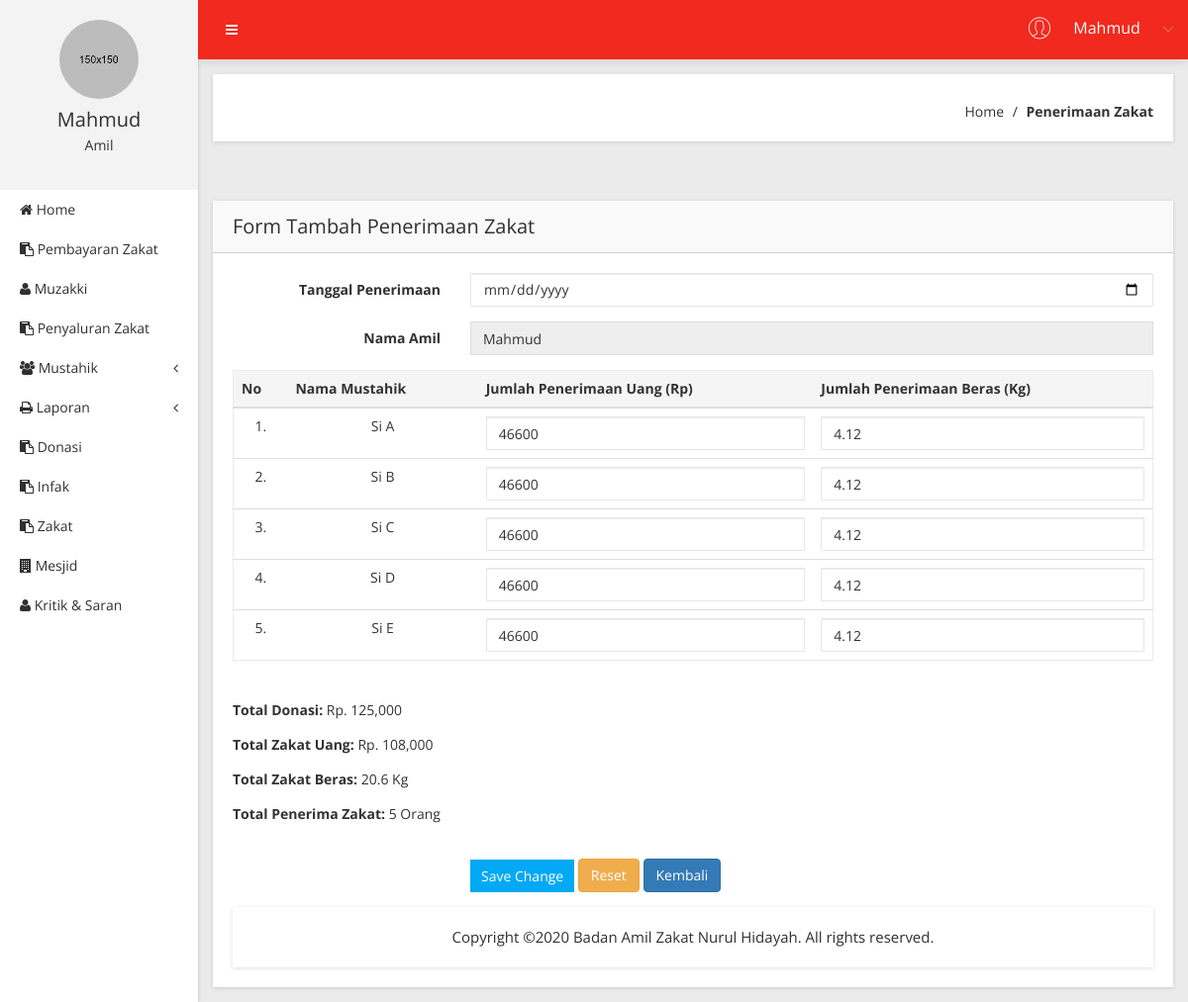
Page /Penerimaan/tambah (signed in) on the committed database.
### tables this page shows
CREATE TABLE IF NOT EXISTS `t_penerima` (
`id_penerima` int(11) NOT NULL,
  `nama_penerima` varchar(30) NOT NULL,
  `kategori` varchar(20) NOT NULL,
  `alamat_penerima` varchar(30) NOT NULL,
  `status` varchar(1) NOT NULL
);

### app/core/controller.php (called while the page is built, shortened)
<?php
class controller {
	public function view($view, $data = [])
	{
		require_once 'app/views/' . $view .'.php';
	}
	public function model ($model)
	{
		return new $model;
	}
}

### app/controllers/Penerimaan.php (called while the page is built, shortened)
<?php
class Penerimaan extends Controller {
	public function tambah()
	{
		$data['judul'] = 'Tambah Penerimaan';
		$data['pnr'] = $this->model('Penerima_model')->getAllPenerimaAktif();
		$data['Amil'] = $this->model('Amil_model')->sesiAmil();
		$data['bagi'] = $this->model('Penerimaan_model')->Pembagian();
		$this->view('Penerimaan/tambah',$data);
	}
}

### app/core/app.php (called while the page is built, shortened)
<?php
class app {
	protected $method = 'index';
	protected $params = [];
	public function __construct ()
	{
		$url = $this->parseURL();
		if (file_exists('app/controllers/' . $url[0] . '.php')) {
			unset($url[0]);
		}
		$this->controller = new $this->controller;
		if (isset($url[1])) {
          if (method_exists($this->controller, $url[1])) {				$this->method = $url[1];
       }
   }
 call_user_func_array([$this->controller, $this->method], $this->params);
}
public function parseURL()
{
  if (isset($_GET['url'])) {
     $url = rtrim($_GET['url'], '/');
     $url = filter_var($url, FILTER_SANITIZE_URL);
     $url = explode('/', $url);
     return $url;
 }
}
}

### index.php (called while the page is built, shortened)
<?php
$app = new app;

### app/core/database.php (called while the page is built, shortened)
<?php
class Database {
	private $host = DB_HOST;
	private $user = DB_USER;
	private $pass = DB_PASS;
	private $db_name = DB_NAME;
PRIVATE $dbh;
private $stmt;
	public function __construct()
	{
		$dsn = 'mysql:host=' .$this->host. ';dbname=' .$this->db_name;
		$option= [
			PDO::ATTR_PERSISTENT =>true,
			PDO::ATTR_ERRMODE => PDO::ERRMODE_EXCEPTION
		];
		try{
			$this->dbh = new PDO($dsn, $this->user, $this->pass, $option);
		} catch(PDOException $e) {
			die($e->getMessage());
		}
	}
public function query($query){
	$this->stmt= $this->dbh->prepare($query);
}
public function execute()
{
	$this->stmt->execute();
}
public function resultSet()
{
	$this->execute();
	return $this->stmt->fetchALL(PDO::FETCH_ASSOC);
}
}
?>

### app/models/Penerima_model.php (called while the page is built, shortened)
<?php
class Penerima_model {
	private $db;
	public function __construct(){
		$this->db = new database;
	}
	public function getAllPenerimaAktif()
	{
		$this->db->query("SELECT * FROM t_penerima where status='1'");
	 		return $this->db->resultSet();
	}
}

### app/views/Penerimaan/tambah.php (the view, shortened to what this page needs)
            <div class="breadcome-area mg-b-30 small-dn">
                <div class="container-fluid">
                    <div class="row">
                        <div class="col-lg-12">
                            <div class="breadcome-list shadow-reset">
                                <div class="row">
                                    <div class="col-lg-6">
                                        <div class="breadcome-heading">
                                        </div>
                                    </div>
                                    <div class="col-lg-6">
                                        <ul class="breadcome-menu">
                                            <li><a href="<?=BASEURL;?>/home_index">Home</a> <span class="bread-slash">/</span>
                                            </li>
                                            <li><span class="bread-blod">Penerimaan Zakat</span>
                                            </li>
                                        </ul>
                                    </div>
                                </div>
                            </div>
                        </div>
                    </div>
                </div>
            </div>
            <div class="data-table-area mg-b-15">
                <div class="container-fluid">
                    <div class="row">
                        <div class="col-lg-12">
                            <div class="sparkline12-list shadow-reset mg-t-30">
                                <div class="sparkline12-hd">
                                    <div class="main-sparkline12-hd">
                                        <h1>Form Tambah Penerimaan Zakat</h1>
                                    </div>
                                </div>
                                <div class="sparkline12-graph">
                                    <div class="basic-login-form-ad">
                                        <div class="row">
                                            <div class="col-lg-12">
                                                <div class="all-form-element-inner">
<?php foreach ($data['bagi'] as $dt_bagi) : ?>
<?php endforeach;?>
      <form action="<?= BASEURL; ?>/Penerimaan/aksi_tambah" method="POST">
          <div class="form-group-inner">
              <div class="row">
                  <div class="col-lg-3">
                      <label class="login2 pull-right pull-right-pro">Tanggal Penerimaan</label>
                  </div>
                  <div class="col-lg-9">
                      <div class="form-select-list">
                          <input type="date" id="last-name" name="tgl_penerimaan" required="required" class="form-control">
                      </div>
                  </div>
              </div>
          </div>
          <div class="form-group-inner">
              <div class="row">
                  <div class="col-lg-3">
                      <label class="login2 pull-right pull-right-pro">Nama Amil</label>
                  </div>
                  <div class="col-lg-9">
                      <div class="form-select-list">
                          <input type="text" name='nama_amil' class="form-control" value="<?= $_SESSION['username'];?>" readonly>
                      </div>
                  </div>
              </div>
          </div>
          <table class="table border-table">
                    <thead>
                        <tr>
                            <th>No </th>
                            <th>Nama Mustahik</th>
                            <th>Jumlah Penerimaan Uang (Rp)</th>
                            <th>Jumlah Penerimaan Beras (Kg)</th>
                        </tr>
                    </thead>
                    <tbody>
                        <?php
                            $no = 1;
                            foreach( $data['pnr'] as $pnr) :
                        ?>
                        <tr>
                            <td><?=$no++ ?>.</td>
                            <td>
                              <?= $pnr['nama_penerima'];?>
                            </td>
                            <td>
                              <input type="text" name="jumlah_penerimaan_uang[]" class="form-control" value="<?= $dt_bagi['bagi_uang'];?>">
                            </td>
                            <td>
                              <input type="text" name="jumlah_penerimaan_beras[]" class="form-control" value="<?= $dt_bagi['bagi_beras'];?>">
                            </td>
                        </tr>
                    <?php endforeach; ?>
                <table>
                <br>
                <p align="left"><b>Total Donasi: </b> Rp. <?= number_format($dt_bagi['total_donasi']);?></p>
                <p align="left"><b>Total Zakat Uang: </b> Rp. <?= number_format($dt_bagi['total_uang']);?></p>
                <p align="left"><b>Total Zakat Beras: </b> <?= $dt_bagi['total_beras'];?> Kg</p>
                <p align="left"><b>Total Penerima Zakat: </b> <?= $dt_bagi['jumlah_penerima'];?> Orang</p>
          <div class="form-group-inner">
              <div class="login-btn-inner">
                  <div class="row">
                      <div class="col-lg-3"></div>
                      <div class="col-lg-9">
                          <div class="login-horizental cancel-wp pull-left">
                              <button class="btn btn-sm btn-primary login-submit-cs" type="submit">Save Change</button>
                              <button class="btn btn-warning" type="reset">Reset</button>
                              <a href="<?= BASEURL; ?>/Penerimaan/"  button type="button" class="btn btn-primary">Kembali</a>
                          </div>
                      </div>
                  </div>
              </div>
          </div>
      </form>
                                                </div>
                                            </div>
                                        </div>
                                    </div>
                                </div>
                            </div>
                        </div>
                    </div>
                </div>
            </div>
        </div>
    </div>

### rows in the picture
t_penerima: nama_penerima "Si A"
t_penerima: nama_penerima "Si B"
t_penerima: nama_penerima "Si C"
t_penerima: nama_penerima "Si D"
t_penerima: nama_penerima "Si E"

### other values in the picture
$_SESSION['username'] "Mahmud"
$level "Amil"
$dt_bagi['total_donasi'] "125,000"
$dt_bagi['total_uang'] "108,000"
$dt_bagi['total_beras'] "20.6"
$dt_bagi['jumlah_penerima'] "5"
